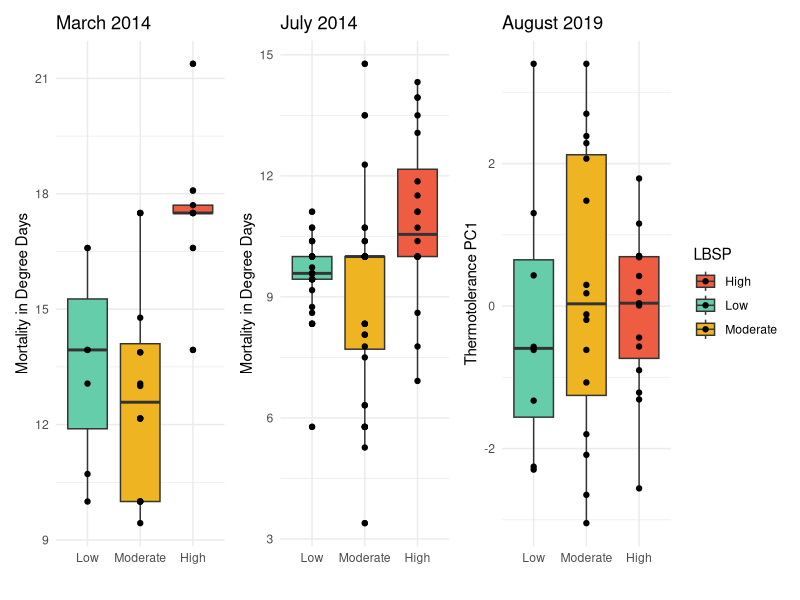

Reproduce this figure in R. (Note: this script raises an error after producing the figure.)
## ---- chunk 1
setwd("/Users/Melissa/Desktop/GitHub/CBASS_bleachingdata/CRCP_2014_comparisons/")
rm( list = ls())
graphics.off()
library("ggplot2")
library("tidyverse")
library("patchwork")
## ---- chunk 2
y14 <- read.csv("2014_ColonyOutput_Assays_SCLERA.csv")
y19 <- read.csv("2019_UniqueColony_SCLERAModeling_v1.5.csv")

#y14 select only hyacinthus
y14 <- y14 %>%
  filter(Species == "Acropora hyacinthus")
    
y14_march <- y14 %>%
  filter(Season == "March")

y14_july <- y14 %>%
  filter(Season == "July")

sitelevely14<- y14 %>%
  group_by(Site) %>%
  summarize(MortDegDays =  mean(MortDegDays), LBSP = LBSP)

sitelevely19 <- y19 %>%
  group_by(Site) %>%
  summarize(Phenotype.X0.PC1 =  mean(Phenotype.X0.PC1), LBSP = LBSP)

## ---- chunk 3

p14_m <- ggplot(y14_march, aes(LBSP,MortDegDays, fill = LBSP)) + geom_boxplot() + scale_x_discrete(limits = c("Low", "Moderate", "High")) + xlab("") + ylab("Mortality in Degree Days") + theme_minimal() + scale_fill_manual(values = c("tomato2","aquamarine3", "goldenrod2" )) + geom_point() + theme(legend.position="none") + ggtitle("March 2014")

p14_j <- ggplot(y14_july, aes(LBSP,MortDegDays, fill = LBSP)) + geom_boxplot() + scale_x_discrete(limits = c("Low", "Moderate", "High")) + xlab("") + ylab("Mortality in Degree Days") + theme_minimal() + scale_fill_manual(values = c("tomato2","aquamarine3", "goldenrod2" )) + geom_point() + theme(legend.position="none") + ggtitle("July 2014")

p19 <- ggplot(y19, aes(LBSP,Phenotype.X0.PC1, fill = LBSP)) + geom_boxplot() + scale_x_discrete(limits = c("Low", "Moderate", "High")) + xlab("") + ylab("Thermotolerance PC1") + theme_minimal() + geom_point()+ scale_fill_manual(values = c("tomato2","aquamarine3", "goldenrod2" )) + theme(legend.position="right")+ ggtitle("August 2019")

p14_m + p14_j + p19


## ---- chunk 4

y14_5sites <- y14 %>%
  filter(Site == "Cannery" | Site =="Coconut Point" |Site == "Faga'alu" | Site =="Vatia" |Site == "Faga'tele")

p14 <- ggplot(y14_5sites, aes(Site,LD50, fill = Site)) + geom_boxplot()  + xlab("") + ylab("LD50") + theme_minimal() + ylim(35,55) + geom_point() + scale_x_discrete(limits = c("Cannery", "Coconut Point", "Faga'alu", "Vatia", "Faga'tele"))+ theme(axis.text.x = element_text(angle = 45, hjust = 1))+ ggtitle("2014")+ scale_fill_manual(values = c("tomato2","tomato2", "goldenrod3", "aquamarine3","goldenrod3")) + theme(legend.position="none")

p19 <- ggplot(y19, aes(Site,Phenotype.X0.PC1, fill = Site)) + geom_boxplot() + xlab("") + ylab("PC1") + theme_minimal() + geom_point() + scale_x_discrete(limits = c("Cannery", "Coconut Point", "Faga'alu", "Vatia", "Faga'tele"))+ theme(axis.text.x = element_text(angle = 45, hjust = 1)) + ggtitle("2019")+ scale_fill_manual(values = c("tomato2","tomato2", "goldenrod3", "aquamarine3","goldenrod3" ))

p14 + p19
## ---- chunk 5
#rearrange levels for graphing
p14$Site <- factor(p14$Site, levels = c("Cannery", "Coconut Point", "Faga'alu", "Faga'itua", "Fagamalo_Village", "Vatia", "Fagamalo_MPA","Faga'tele","Aoa" , "Amouli"))

p14 <- ggplot(y14, aes(Site,LD50, fill = Site)) + geom_boxplot()  + xlab("") + ylab("LD50") + theme_minimal() + ylim(35,55) + geom_point() + scale_x_discrete(limits = c("Cannery", "Coconut Point", "Faga'alu", "Faga'itua", "Fagamalo_Village", "Vatia", "Fagamalo_MPA","Faga'tele","Aoa" , "Amouli"))+ theme(axis.text.x = element_text(angle = 45, hjust = 1)) + theme(legend.position="right") + ggtitle("2014") + scale_fill_manual(values = c("aquamarine3","aquamarine3", "red","red", "goldenrod3", "goldenrod3","aquamarine3","aquamarine3", "goldenrod3", "goldenrod3" ))

p19 <- ggplot(y19, aes(Site,Phenotype.X0.PC1, fill = Site)) + geom_boxplot() + xlab("") + ylab("PC1") + theme_minimal() + geom_point() + scale_x_discrete(limits = c("Cannery", "Coconut Point", "Faga'alu", "Vatia", "Faga'tele"))+ theme(axis.text.x = element_text(angle = 45, hjust = 1)) + theme(legend.position="none") + ggtitle("2019") + scale_fill_manual(values = c("tomato2","tomato2", "goldenrod3", "aquamarine3","goldenrod3" ))

p14 + p19
